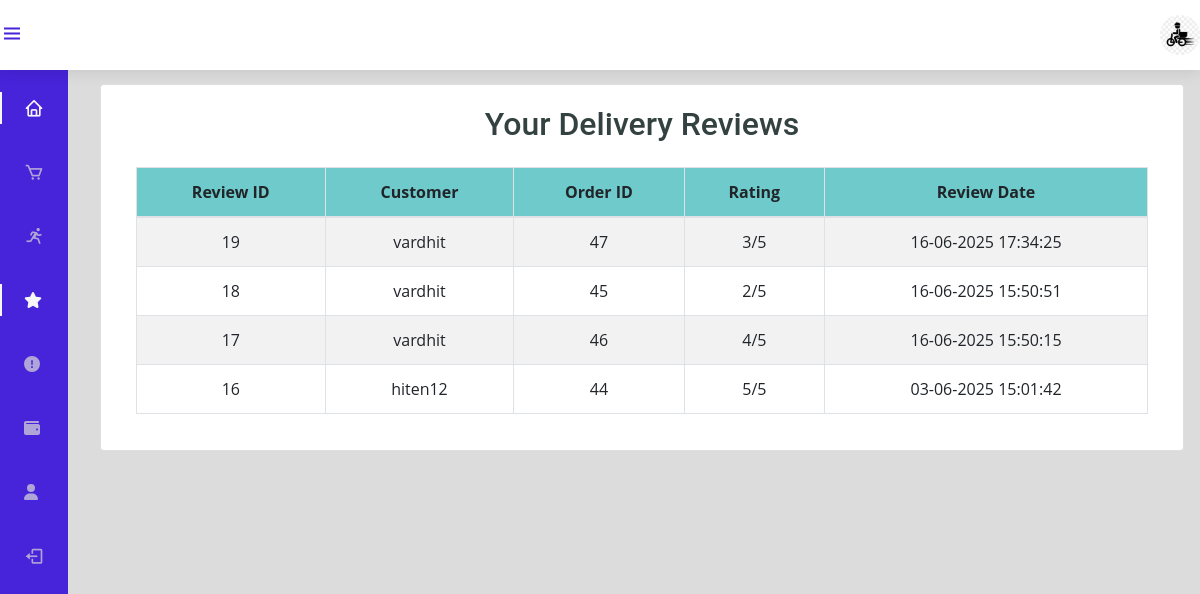
Page /deliveryboy/index.php?page=reviewManage (signed in) on the committed database.
### tables this page shows
CREATE TABLE `reviews` (
  `reviewId` int(11) NOT NULL,
  `userId` int(21) NOT NULL,
  `orderId` int(21) NOT NULL,
  `rating` int(1) NOT NULL CHECK (`rating` between 1 and 5),
  `complain` text DEFAULT NULL COMMENT 'User complaint or feedback',
  `reviewDate` datetime NOT NULL DEFAULT current_timestamp(),
  `delivery_boy_id` int(11) DEFAULT NULL
);

CREATE TABLE `users` (
  `id` int(21) NOT NULL,
  `username` varchar(21) NOT NULL,
  `firstName` varchar(21) NOT NULL,
  `lastName` varchar(21) NOT NULL,
  `profilePic` varchar(255) DEFAULT NULL,
  `email` varchar(35) NOT NULL,
  `phone` bigint(20) NOT NULL,
  `password` varchar(255) NOT NULL,
  `joinDate` datetime NOT NULL DEFAULT current_timestamp(),
  `status` enum('active','blocked') NOT NULL DEFAULT 'active'
);

### deliveryboy/reviewManage.php (the view, shortened to what this page needs)
<?php
include 'partials/_dbconnect.php';
$deliveryboyId = $_SESSION['deliveryboy_id'];
$sql = "SELECT r.reviewId, u.username, r.orderId, r.rating, r.reviewDate
        FROM reviews r
        JOIN orders o ON r.orderId = o.orderId
        JOIN users u ON r.userId = u.id
        WHERE o.delivery_boy_id = ?
        ORDER BY r.reviewDate DESC";
$stmt = $conn->prepare($sql);
$stmt->bind_param("i", $deliveryboyId);
$stmt->execute();
$result = $stmt->get_result();
?>
<!DOCTYPE html>
<html lang="en">
<head>
</head>
<body>
    <div class="container-fluid" style="margin-top: 20px; padding-top: 20px;">
        <div class="row">
            <div class="card col-lg-12">
                <div class="card-body">
                    <h2 class="text-center mb-4">Your Delivery Reviews</h2>
                    <table class="table table-striped table-bordered text-center">
                        <thead style="background-color: rgb(111 202 203);">
                            <tr>
                                <th>Review ID</th>
                                <th>Customer</th>
                                <th>Order ID</th>
                                <th>Rating</th>
                                <th>Review Date</th>
                            </tr>
                        </thead>
                        <tbody>
                            <?php if ($result->num_rows > 0): ?>
                                <?php while ($row = $result->fetch_assoc()): ?>
                                    <tr>
                                        <td><?= htmlspecialchars($row['reviewId']); ?></td>
                                        <td><?= htmlspecialchars($row['username']); ?></td>
                                        <td><?= htmlspecialchars($row['orderId']); ?></td>
                                        <td><?= htmlspecialchars($row['rating']); ?>/5</td>
                                        <td><?= date("d-m-Y H:i:s", strtotime($row['reviewDate'])); ?></td>
                                    </tr>
                                <?php endwhile; ?>
                            <?php else: ?>
                                <tr>
                                    <td colspan="5">No reviews available.</td>
                                </tr>
                            <?php endif; ?>
                        </tbody>
                    </table>
                </div>
            </div>
        </div>
    </div>
</body>
</html>

### deliveryboy/assetsForSideBar/css/styles.css (style rules this page uses)
:root { --header-height: 3rem; --nav-width: 68px; --first-color: #4723D9; --first-color-light: #AFA5D9; --white-color: #F7F6FB; --body-font: 'Nunito', sans-serif; --normal-font-size: 1rem; --z-fixed: 100; }
*,::before,::after { box-sizing: border-box; }
body { position: relative; margin: var(--header-height) 0 0 0; padding: 0 1rem; font-family: var(--body-font); font-size: var(--normal-font-size); transition: .5s; }
@media screen and (min-width: 768px) { body { margin: calc(var(--header-height) + 1rem) 0 0 0; padding-left: calc(var(--nav-width) + 2rem); } }

### assets/css/style.css (style rules this page uses)
body { font-family: "Open Sans", sans-serif; color: #334240; }
h1, h2, h3, h4, h5, h6 { font-family: "Roboto", sans-serif; }

### rows in the picture
reviews: reviewId "19", userId.username "vardhit", orderId "47", rating "3", reviewDate "16-06-2025 17:34:25"
reviews: reviewId "18", userId.username "vardhit", orderId "45", rating "2", reviewDate "16-06-2025 15:50:51"
reviews: reviewId "17", userId.username "vardhit", orderId "46", rating "4", reviewDate "16-06-2025 15:50:15"
reviews: reviewId "16", userId.username "hiten12", orderId "44", rating "5", reviewDate "03-06-2025 15:01:42"
